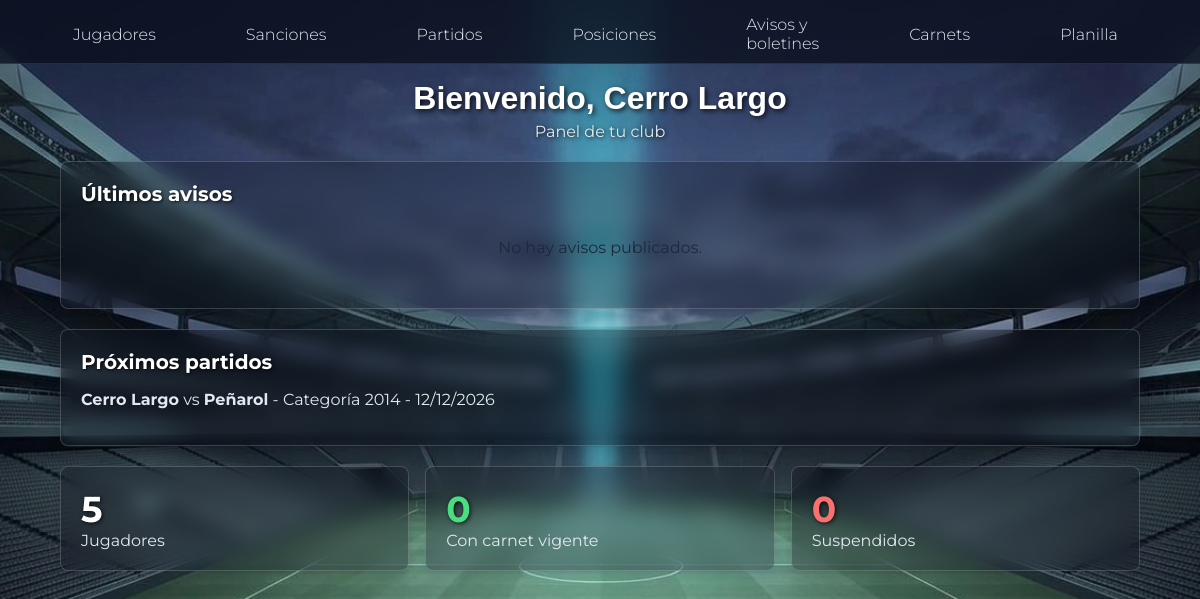
The app's page /club/indexclub.php (signed in) with its own data.
### tables this page shows
CREATE TABLE `club` (
  `id` int(11) NOT NULL,
  `nombre` varchar(100) NOT NULL,
  `logo` varchar(255) DEFAULT NULL,
  `activo` tinyint(1) NOT NULL DEFAULT 1
);

CREATE TABLE `partidos` (
  `id` int(11) NOT NULL,
  `id_club_local` int(11) NOT NULL,
  `id_club_visitante` int(11) NOT NULL,
  `id_categoria` int(11) NOT NULL,
  `fecha` date DEFAULT NULL,
  `estado` varchar(20) NOT NULL DEFAULT 'sin_fecha',
  `goles_local` int(11) DEFAULT NULL,
  `goles_visitante` int(11) DEFAULT NULL,
  `id_competicion` int(11) NOT NULL DEFAULT 1
);

CREATE TABLE `categorias` (
  `id` int(11) NOT NULL,
  `año` varchar(45) NOT NULL,
  `cantidad_jugadores` int(11) NOT NULL DEFAULT 0
);

### auth.php (called while the page is built, shortened)
<?php
function h($texto) {
    return htmlspecialchars((string) $texto, ENT_QUOTES, "UTF-8");
}
?>

### club/indexclub.php (the view, shortened to what this page needs)
<?php
require_once __DIR__ . "/../conexion.php";
require_once __DIR__ . "/../auth.php";
$miClub = (int) $_SESSION["id_club"];
$club = mysqli_fetch_assoc(mysqli_query($conn, "SELECT * FROM club WHERE id = $miClub"));
$totalJugadores = mysqli_fetch_assoc(mysqli_query($conn, "SELECT COUNT(*) AS total FROM jugadores WHERE id_club = $miClub"))["total"];
$vigentes = mysqli_fetch_assoc(mysqli_query($conn, "SELECT COUNT(*) AS total FROM jugadores
    INNER JOIN carnets ON carnets.id_jugador = jugadores.id
    WHERE jugadores.id_club = $miClub AND carnets.fecha_vencimiento >= CURDATE()"))["total"];
$suspendidos = mysqli_fetch_assoc(mysqli_query($conn, "SELECT COUNT(*) AS total FROM (
    SELECT sanciones.id_jugador FROM sanciones
    INNER JOIN jugadores ON sanciones.id_jugador = jugadores.id
    WHERE jugadores.id_club = $miClub
    GROUP BY sanciones.id_jugador
    HAVING SUM(sanciones.tipo = 'Roja') > 0 OR SUM(sanciones.tipo = 'Amarilla') >= 3) AS s"))["total"];
$partidos = mysqli_query($conn, "SELECT partidos.fecha, local.nombre AS nombre_local, visitante.nombre AS nombre_visitante, categorias.año
    FROM partidos
    INNER JOIN club AS local ON partidos.id_club_local = local.id
    INNER JOIN club AS visitante ON partidos.id_club_visitante = visitante.id
    INNER JOIN categorias ON partidos.id_categoria = categorias.id
    WHERE (partidos.id_club_local = $miClub OR partidos.id_club_visitante = $miClub)
    AND partidos.estado = 'programado'
    ORDER BY partidos.fecha ASC LIMIT 3");
$avisos = mysqli_query($conn, "SELECT * FROM avisos ORDER BY fecha DESC, id DESC LIMIT 3");
?>
<!DOCTYPE html>
<html lang="es">
<head>
    <link rel="stylesheet" href="club.css">
</head>
<body>
<?php include "menu.php"; ?>
<main>
    <h1>Bienvenido, <?= h($club["nombre"]) ?></h1>
    <p class="subtitulo">Panel de tu club</p>
    <div class="tarjeta">
        <h2>Últimos avisos</h2>
        <?php if (mysqli_num_rows($avisos) == 0): ?>
            <p class="vacio">No hay avisos publicados.</p>
        <?php endif; ?>
    </div>
    <div class="tarjeta">
        <h2>Próximos partidos</h2>
        <?php if (mysqli_num_rows($partidos) == 0): ?>
            <p class="vacio">No hay partidos programados.</p>
        <?php else: ?>
            <?php while ($p = mysqli_fetch_assoc($partidos)): ?>
                <p><b><?= h($p["nombre_local"]) ?></b> vs <b><?= h($p["nombre_visitante"]) ?></b>
                   - Categoría <?= h($p["año"]) ?> - <?= date("d/m/Y", strtotime($p["fecha"])) ?></p>
            <?php endwhile; ?>
        <?php endif; ?>
    </div>
        <div class="grilla">
        <div class="tarjeta"><div class="numero"><?= $totalJugadores ?></div>Jugadores</div>
        <div class="tarjeta"><div class="numero ok"><?= $vigentes ?></div>Con carnet vigente</div>
        <div class="tarjeta"><div class="numero mal"><?= $suspendidos ?></div>Suspendidos</div>
    </div>
</main>
</body>
</html>

### club/club.css (style rules this page uses)
* { box-sizing: border-box; }
body { margin: 0; font-family: "Montserrat", Arial, sans-serif; color: #e2e8f0; background-image: url("../imagenes/BG.png"); background-size: cover; background-position: center; background-attachment: fixed; }
main { padding: 80px 60px 30px; min-height: calc(100vh - 85px); }
h1 { margin: 0 0 5px; text-align: center; font-family: Arial, Helvetica, sans-serif; font-weight: bold; color: #ffffff; text-shadow: 2px 2px 5px rgba(0, 0, 0, 0.8); }
.subtitulo { color: #e2e8f0; text-align: center; margin: 0 0 20px; text-shadow: 1px 1px 4px rgba(0, 0, 0, 0.9); }
.tarjeta { background: rgba(10, 15, 28, 0.30); backdrop-filter: blur(10px); border: 1px solid rgba(255, 255, 255, 0.18); border-radius: 8px; padding: 20px; margin-bottom: 20px; box-shadow: 0 5px 15px rgba(0, 0, 0, 0.15); }
.tarjeta h2 { margin-top: 0; font-size: 20px; color: #ffffff; text-shadow: 1px 1px 3px rgba(0, 0, 0, 0.8); }
.grilla { display: grid; grid-template-columns: repeat(auto-fit, minmax(220px, 1fr)); gap: 16px; margin-bottom: 20px; }
.grilla .tarjeta { margin-bottom: 0; }
.numero { font-size: 36px; font-weight: bold; color: #ffffff; text-shadow: 1px 1px 4px rgba(0, 0, 0, 0.8); }
.tarjeta .numero.ok { color: #4ade80; }
.tarjeta .numero.mal { color: #f87171; }
.ok { color: #4ade80; font-weight: bold; }
.mal { color: #f87171; font-weight: bold; }
.vacio { text-align: center; color: #1e293b; padding: 15px; }

### records on screen
club: nombre "Cerro Largo"
partidos: club.nombre "Cerro Largo", club.nombre "Peñarol", id_categoria.año "2014", fecha "12/12/2026"

### other values on screen
$totalJugadores "5"
$vigentes "0"
$suspendidos "0"
